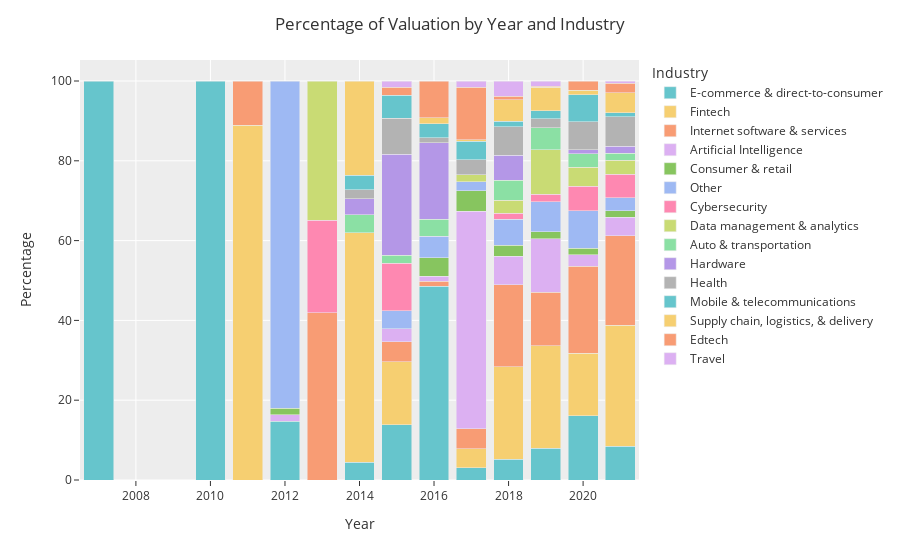

Notebook source saved alongside this figure:
### Code cell
fig5 = px.bar(df_year_industry_percentage, x="Year", y="Percentage", color="Industry", barmode='stack',color_discrete_sequence=px.colors.qualitative.Pastel)
fig5.update_layout(xaxis_title='Year',yaxis_title='Percentage',title='Percentage of Valuation by Year and Industry')
fig5.show()

### Figure 1 — Plotly figure (JSON) as saved in the notebook; plotly's stock layout.template omitted (floating-point values rounded to 4 significant figures)
{"data": [{"alignmentgroup": "True", "hovertemplate": "Industry=E-commerce & direct-to-consumer<br>Year=%{x}<br>Percentage=%{y}<extra></extra>", "legendgroup": "E-commerce & direct-to-consumer", "marker": {"color": "rgb(102, 197, 204)", "pattern": {"shape": ""}}, "name": "E-commerce & direct-to-consumer", "offsetgroup": "E-commerce & direct-to-consumer", "orientation": "v", "showlegend": true, "textposition": "auto", "type": "bar", "x": [2007, 2010, 2012, 2014, 2015, 2016, 2017, 2018, 2019, 2020, 2021], "xaxis": "x", "y": [100, 100, 14.72, 4.475, 13.89, 48.58, 3.1, 5.207, 7.934, 16.05, 8.438], "yaxis": "y"}, {"alignmentgroup": "True", "hovertemplate": "Industry=Fintech<br>Year=%{x}<br>Percentage=%{y}<extra></extra>", "legendgroup": "Fintech", "marker": {"color": "rgb(246, 207, 113)", "pattern": {"shape": ""}}, "name": "Fintech", "offsetgroup": "Fintech", "orientation": "v", "showlegend": true, "textposition": "auto", "type": "bar", "x": [2011, 2014, 2015, 2017, 2018, 2019, 2020, 2021], "xaxis": "x", "y": [88.89, 57.44, 15.73, 4.687, 23.14, 25.72, 15.75, 30.37], "yaxis": "y"}, {"alignmentgroup": "True", "hovertemplate": "Industry=Internet software & services<br>Year=%{x}<br>Percentage=%{y}<extra></extra>", "legendgroup": "Internet software & services", "marker": {"color": "rgb(248, 156, 116)", "pattern": {"shape": ""}}, "name": "Internet software & services", "offsetgroup": "Internet software & services", "orientation": "v", "showlegend": true, "textposition": "auto", "type": "bar", "x": [2011, 2013, 2015, 2016, 2017, 2018, 2019, 2020, 2021], "xaxis": "x", "y": [11.11, 41.86, 5.003, 1.234, 5.116, 20.61, 13.36, 21.76, 22.47], "yaxis": "y"}, {"alignmentgroup": "True", "hovertemplate": "Industry=Artificial Intelligence<br>Year=%{x}<br>Percentage=%{y}<extra></extra>", "legendgroup": "Artificial Intelligence", "marker": {"color": "rgb(220, 176, 242)", "pattern": {"shape": ""}}, "name": "Artificial Intelligence", "offsetgroup": "Artificial Intelligence", "orientation": "v", "showlegend": true, "textposition": "auto", "type": "bar", "x": [2012, 2015, 2016, 2017, 2018, 2019, 2020, 2021], "xaxis": "x", "y": [1.635, 3.349, 1.234, 54.4, 7.09, 13.43, 2.842, 4.539], "yaxis": "y"}, {"alignmentgroup": "True", "hovertemplate": "Industry=Consumer & retail<br>Year=%{x}<br>Percentage=%{y}<extra></extra>", "legendgroup": "Consumer & retail", "marker": {"color": "rgb(135, 197, 95)", "pattern": {"shape": ""}}, "name": "Consumer & retail", "offsetgroup": "Consumer & retail", "orientation": "v", "showlegend": true, "textposition": "auto", "type": "bar", "x": [2012, 2016, 2017, 2018, 2019, 2020, 2021], "xaxis": "x", "y": [1.635, 4.664, 5.18, 2.811, 1.73, 1.655, 1.633], "yaxis": "y"}, {"alignmentgroup": "True", "hovertemplate": "Industry=Other<br>Year=%{x}<br>Percentage=%{y}<extra></extra>", "legendgroup": "Other", "marker": {"color": "rgb(158, 185, 243)", "pattern": {"shape": ""}}, "name": "Other", "offsetgroup": "Other", "orientation": "v", "showlegend": true, "textposition": "auto", "type": "bar", "x": [2012, 2015, 2016, 2017, 2018, 2019, 2020, 2021], "xaxis": "x", "y": [82.01, 4.414, 5.355, 2.219, 6.503, 7.508, 9.41, 3.324], "yaxis": "y"}, {"alignmentgroup": "True", "hovertemplate": "Industry=Cybersecurity<br>Year=%{x}<br>Percentage=%{y}<extra></extra>", "legendgroup": "Cybersecurity", "marker": {"color": "rgb(254, 136, 177)", "pattern": {"shape": ""}}, "name": "Cybersecurity", "offsetgroup": "Cybersecurity", "orientation": "v", "showlegend": true, "textposition": "auto", "type": "bar", "x": [2013, 2015, 2018, 2019, 2020, 2021], "xaxis": "x", "y": [23.26, 11.92, 1.514, 1.985, 6.18, 5.822], "yaxis": "y"}, {"alignmentgroup": "True", "hovertemplate": "Industry=Data management & analytics<br>Year=%{x}<br>Percentage=%{y}<extra></extra>", "legendgroup": "Data management & analytics", "marker": {"color": "rgb(201, 219, 116)", "pattern": {"shape": ""}}, "name": "Data management & analytics", "offsetgroup": "Data management & analytics", "orientation": "v", "showlegend": true, "textposition": "auto", "type": "bar", "x": [2013, 2017, 2018, 2019, 2020, 2021], "xaxis": "x", "y": [34.88, 1.857, 3.294, 11.13, 4.745, 3.586], "yaxis": "y"}, {"alignmentgroup": "True", "hovertemplate": "Industry=Auto & transportation<br>Year=%{x}<br>Percentage=%{y}<extra></extra>", "legendgroup": "Auto & transportation", "marker": {"color": "rgb(139, 224, 164)", "pattern": {"shape": ""}}, "name": "Auto & transportation", "offsetgroup": "Auto & transportation", "orientation": "v", "showlegend": true, "textposition": "auto", "type": "bar", "x": [2014, 2015, 2016, 2018, 2019, 2020, 2021], "xaxis": "x", "y": [4.535, 2.029, 4.319, 4.995, 5.511, 3.33, 1.701], "yaxis": "y"}, {"alignmentgroup": "True", "hovertemplate": "Industry=Hardware<br>Year=%{x}<br>Percentage=%{y}<extra></extra>", "legendgroup": "Hardware", "marker": {"color": "rgb(180, 151, 231)", "pattern": {"shape": ""}}, "name": "Hardware", "offsetgroup": "Hardware", "orientation": "v", "showlegend": true, "textposition": "auto", "type": "bar", "x": [2014, 2015, 2016, 2018, 2020, 2021], "xaxis": "x", "y": [3.979, 25.37, 19.19, 6.206, 1.081, 1.726], "yaxis": "y"}, {"alignmentgroup": "True", "hovertemplate": "Industry=Health<br>Year=%{x}<br>Percentage=%{y}<extra></extra>", "legendgroup": "Health", "marker": {"color": "rgb(179, 179, 179)", "pattern": {"shape": ""}}, "name": "Health", "offsetgroup": "Health", "orientation": "v", "showlegend": true, "textposition": "auto", "type": "bar", "x": [2014, 2015, 2016, 2017, 2018, 2019, 2020, 2021], "xaxis": "x", "y": [2.298, 8.929, 1.234, 3.654, 7.205, 2.206, 6.955, 7.376], "yaxis": "y"}, {"alignmentgroup": "True", "hovertemplate": "Industry=Mobile & telecommunications<br>Year=%{x}<br>Percentage=%{y}<extra></extra>", "legendgroup": "Mobile & telecommunications", "marker": {"color": "rgb(102, 197, 204)", "pattern": {"shape": ""}}, "name": "Mobile & telecommunications", "offsetgroup": "Mobile & telecommunications", "orientation": "v", "showlegend": true, "textposition": "auto", "type": "bar", "x": [2014, 2015, 2016, 2017, 2018, 2019, 2020, 2021], "xaxis": "x", "y": [3.688, 5.814, 3.455, 4.7, 1.37, 2.04, 6.762, 1.002], "yaxis": "y"}, {"alignmentgroup": "True", "hovertemplate": "Industry=Supply chain, logistics, & delivery<br>Year=%{x}<br>Percentage=%{y}<extra></extra>", "legendgroup": "Supply chain, logistics, & delivery", "marker": {"color": "rgb(246, 207, 113)", "pattern": {"shape": ""}}, "name": "Supply chain, logistics, & delivery", "offsetgroup": "Supply chain, logistics, & delivery", "orientation": "v", "showlegend": true, "textposition": "auto", "type": "bar", "x": [2014, 2016, 2017, 2018, 2019, 2020, 2021], "xaxis": "x", "y": [23.58, 1.481, 0.3377, 5.379, 5.91, 1.117, 5.12], "yaxis": "y"}, {"alignmentgroup": "True", "hovertemplate": "Industry=Edtech<br>Year=%{x}<br>Percentage=%{y}<extra></extra>", "legendgroup": "Edtech", "marker": {"color": "rgb(248, 156, 116)", "pattern": {"shape": ""}}, "name": "Edtech", "offsetgroup": "Edtech", "orientation": "v", "showlegend": true, "textposition": "auto", "type": "bar", "x": [2015, 2016, 2017, 2018, 2019, 2020, 2021], "xaxis": "x", "y": [2.029, 9.255, 13.23, 0.8073, 0.2403, 2.356, 2.38], "yaxis": "y"}, {"alignmentgroup": "True", "hovertemplate": "Industry=Travel<br>Year=%{x}<br>Percentage=%{y}<extra></extra>", "legendgroup": "Travel", "marker": {"color": "rgb(220, 176, 242)", "pattern": {"shape": ""}}, "name": "Travel", "offsetgroup": "Travel", "orientation": "v", "showlegend": true, "textposition": "auto", "type": "bar", "x": [2015, 2017, 2018, 2019, 2021], "xaxis": "x", "y": [1.522, 1.52, 3.875, 1.298, 0.514], "yaxis": "y"}], "layout": {"barmode": "stack", "legend": {"title": {"text": "Industry"}, "tracegroupgap": 0}, "margin": {"t": 60}, "title": {"text": "Percentage of Valuation by Year and Industry"}, "xaxis": {"anchor": "y", "domain": [0, 1], "title": {"text": "Year"}}, "yaxis": {"anchor": "x", "domain": [0, 1], "title": {"text": "Percentage"}}}}
